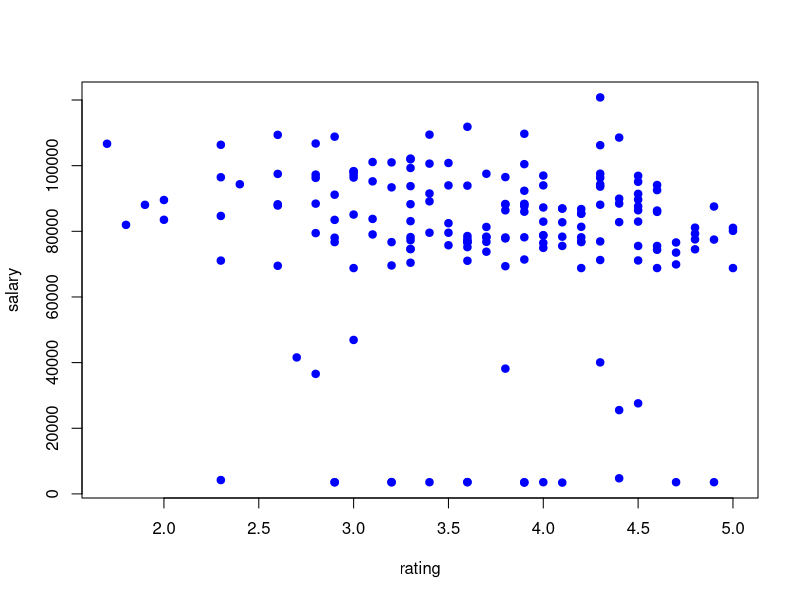
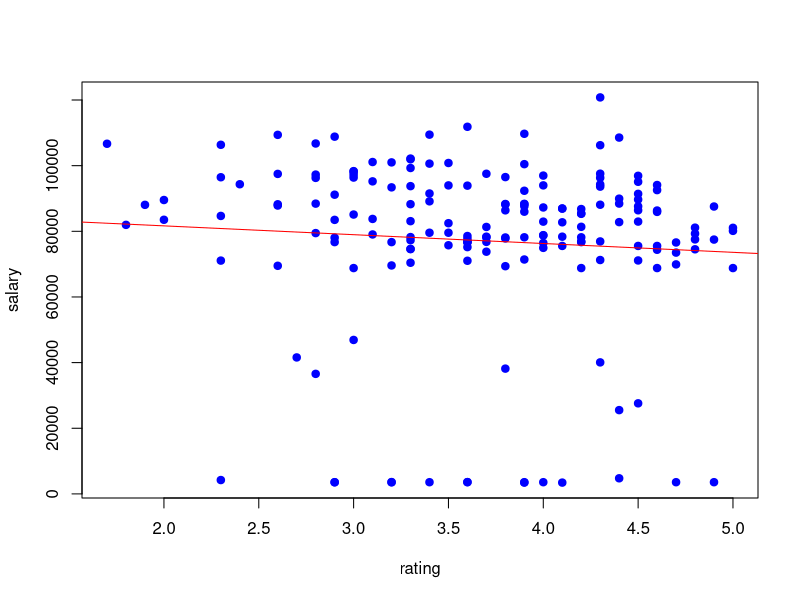
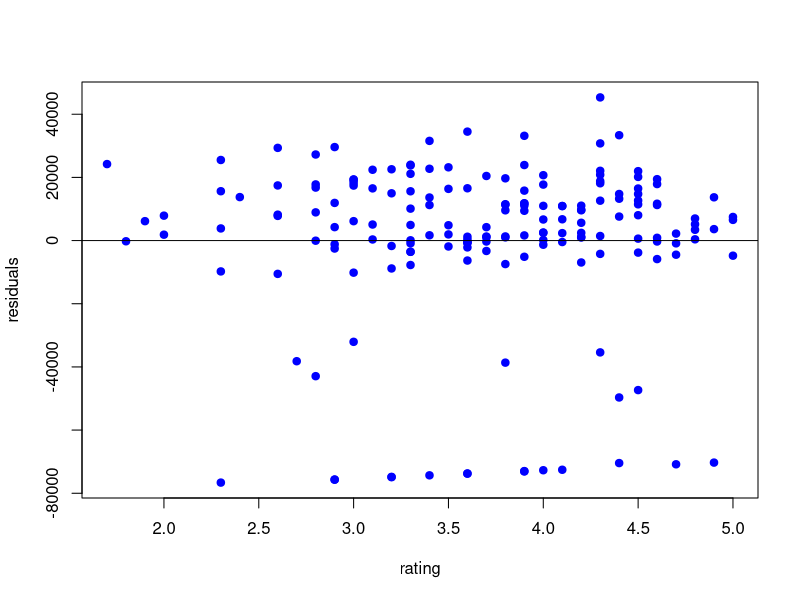

Write R code to recreate these figures, in order.
## ---- chunk 1
BSU <- read.csv("BSU_prof_salary.csv")
BSU

## ---- chunk 2
salary <- BSU$Base.Pay
rating <- BSU$rating

salary_length<- length(salary)
rating_length<- length(rating)

salary_length
rating_length

min_salary <- min(salary)
max_salary <- max(salary)
mean_salary <- mean(salary)
sd_salary <- sd(salary)

min_rating <- min(rating)
max_rating <- max(rating)
mean_rating <- mean(rating)
sd_rating <- sd(rating)


min_salary 
max_salary 
mean_salary 
sd_salary 

min_rating 
max_rating 
mean_rating 
sd_rating 
## ---- chunk 3
plot(rating, salary, pch=19, col="blue")
## ---- chunk 4
r <-cor(salary,rating)
r
r< 0.3

r2 <- r^2
r2

## ---- chunk 5
BSU.lm <- lm(salary ~ rating, data = BSU)
plot(rating, salary, pch=19, col="blue")
abline(BSU.lm, col="red")
## ---- chunk 6
residuals <- resid(BSU.lm)
plot(rating, residuals, pch=19, col="blue")
abline(0, 0)
## ---- chunk 7
summary(BSU.lm)
